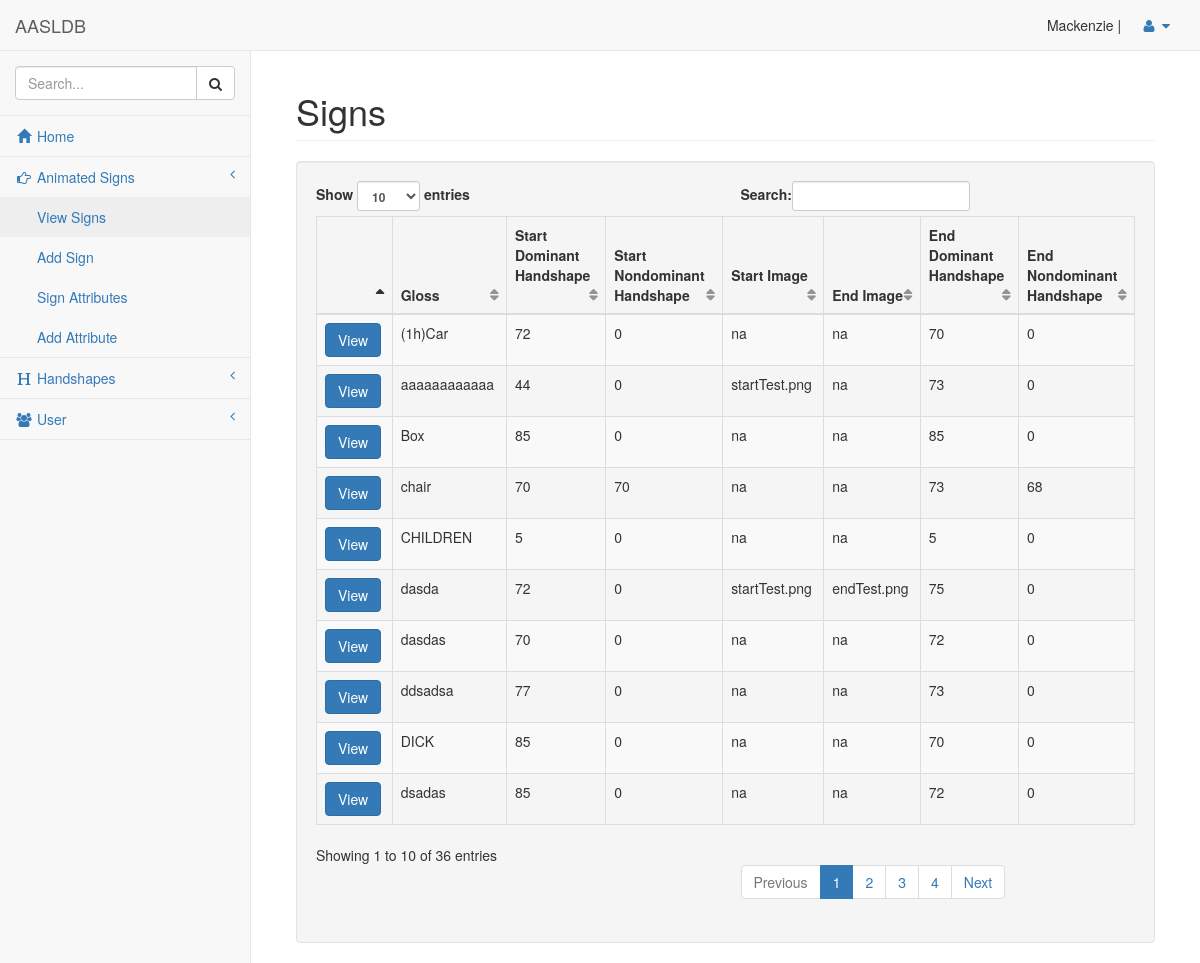
/pages/signList.php (signed in), run on the app's committed database.
### tables this page shows
CREATE TABLE `sign` (
  `embr_xml` text NOT NULL,
  `gloss` varchar(30) NOT NULL,
  `dominant_start_HS` int(11) NOT NULL,
  `dominant_end_HS` int(11) NOT NULL,
  `nondominant_start_HS` int(11) NOT NULL,
  `handedness` int(11) NOT NULL,
  `nondominant_end_HS` int(11) NOT NULL,
  `english_meaning` varchar(100) NOT NULL,
  `start_photo` varchar(50) NOT NULL,
  `end_photo` varchar(50) NOT NULL,
  `finished` int(11) NOT NULL,
  `asllvd_link` varchar(250) NOT NULL
);

### function/getSigns.php (called while the page is built, shortened)
<?php
function getSignList() {
    $sql = "SELECT * FROM sign ORDER BY gloss";
    require '../classes/signClass.php';
    $signs = array();
    include '../include/connection_open.inc.php';
    $result = $conn->query($sql);
    while ($row = $result->fetch_assoc()) {
        $signss = new sign($row["gloss"], $row["dominant_start_HS"], $row["dominant_end_HS"], $row["nondominant_start_HS"], $row["nondominant_end_HS"], $row["english_meaning"], $row["start_photo"], $row["end_photo"], $row["finished"]);
        array_push($signs, $signss);
    }
    return $signs;
}

### classes/signClass.php (called while the page is built, shortened)
<?php
class sign {
    private $_gloss;
    private $_dominant_start_HS;
    private $_dominant_end_HS;
    private $_nondominant_start_HS;
    private $_nondominant_end_HS;
    private $_start_photo;
    private $_end_photo;
    function __construct9($gloss, $dominant_start_HS, $dominant_end_HS, $nondominant_start_HS, $nondominant_end_HS, $english_meaning, $start_photo, $end_photo, $finished) {
        $this->_gloss = $gloss;
        $this->_dominant_start_HS = $dominant_start_HS;
        $this->_dominant_end_HS = $dominant_end_HS;
        $this->_nondominant_start_HS = $nondominant_start_HS;
        $this->_nondominant_end_HS = $nondominant_end_HS;
        $this->_start_photo = $start_photo;
        $this->_end_photo = $end_photo;
    }
    function get_gloss() {
        return $this->_gloss;
    }
    function get_dominant_start_HS() {
        return $this->_dominant_start_HS;
    }
    function get_dominant_end_HS() {
        return $this->_dominant_end_HS;
    }
    function get_nondominant_start_HS() {
        return $this->_nondominant_start_HS;
    }
    function get_nondominant_end_HS() {
        return $this->_nondominant_end_HS;
    }
    function get_start_photo() {
        return $this->_start_photo;
    }
    function get_end_photo() {
        return $this->_end_photo;
    }
}

### pages/signList.php (the view, shortened to what this page needs)
<?php include '../include/header.inc.php'; ?>
<?php include '../function/getSigns.php'; ?>
<div id="wrapper">
    <?php include '../include/navigation.inc.php'; ?>
    <div id="page-wrapper">
        <div class="container-fluid">
            <div class="row">
                <div class="col-lg-12">
                    <h1 class="page-header">Signs</h1>
                </div>
            </div>
            <div class="row">
                <div class="col-lg-12">
                    <div class="well">
                        <table width="100%" class="table table-striped table-bordered table-hover" id="sign-table">
                            <thead>
                                <tr>
                                    <?php
                                    if ($secLevel >= 2) {
                                        echo '<th></th>';
                                    }
                                    ?>
                                    <th>Gloss</th>
                                    <th>Start Dominant Handshape</th>
                                    <th>Start Nondominant Handshape</th>
                                    <th>Start Image</th>
                                    <th>End Image</th>
                                    <th>End Dominant Handshape</th>
                                    <th>End Nondominant Handshape</th>
                                </tr>
                            </thead>
                            <tbody>
                                <?php
                                $s = getSignList();
                                foreach ($s as $printSign) {
                                    $count = 1;
                                    if ($count % 2 != 0) {
                                        echo '<tr class="odd">';
                                    } else {
                                        echo '<tr class="even">';
                                    }
                                    if ($secLevel >= 2) {
                                        echo '<td><button onclick="editS(\'' . $printSign->get_gloss() . '\')" type="button" class="btn btn-primary">View</button></td>';
                                    }
                                    echo '<td>' . $printSign->get_gloss() . '</td>';
                                    echo '<td>' . $printSign->get_dominant_start_HS() . '</td>';
                                    echo '<td>' . $printSign->get_nondominant_start_HS() . '</td>';
                                    echo '<td>' . $printSign->get_start_photo() . '</td>';
                                    echo '<td>' . $printSign->get_end_photo() . '</td>';
                                    echo '<td>' . $printSign->get_dominant_end_HS() . '</td>';
                                    echo '<td>' . $printSign->get_nondominant_end_HS() . '</td>';
                                    echo '</tr>';
                                }
                                ?>
                            </tbody>
                        </table>
                    </div>
                </div>
            </div>
        </div>
    </div>
</div>
<?php include '../include/footer.inc.php'; ?>

### data on the page
sign: gloss "(1h)Car", dominant_start_HS "72", nondominant_start_HS "0", start_photo "na", end_photo "na", dominant_end_HS "70", nondominant_end_HS "0"
sign: gloss "aaaaaaaaaaaa", dominant_start_HS "44", nondominant_start_HS "0", start_photo "startTest.png", end_photo "na", dominant_end_HS "73", nondominant_end_HS "0"
sign: gloss "Box", dominant_start_HS "85", nondominant_start_HS "0", start_photo "na", end_photo "na", dominant_end_HS "85", nondominant_end_HS "0"
sign: gloss "chair", dominant_start_HS "70", nondominant_start_HS "70", start_photo "na", end_photo "na", dominant_end_HS "73", nondominant_end_HS "68"
sign: gloss "CHILDREN", dominant_start_HS "5", nondominant_start_HS "0", start_photo "na", end_photo "na", dominant_end_HS "5", nondominant_end_HS "0"
sign: gloss "dasda", dominant_start_HS "72", nondominant_start_HS "0", start_photo "startTest.png", end_photo "endTest.png", dominant_end_HS "75", nondominant_end_HS "0"
sign: gloss "dasdas", dominant_start_HS "70", nondominant_start_HS "0", start_photo "na", end_photo "na", dominant_end_HS "72", nondominant_end_HS "0"
sign: gloss "ddsadsa", dominant_start_HS "77", nondominant_start_HS "0", start_photo "na", end_photo "na", dominant_end_HS "73", nondominant_end_HS "0"
sign: gloss "DICK", dominant_start_HS "85", nondominant_start_HS "0", start_photo "na", end_photo "na", dominant_end_HS "70", nondominant_end_HS "0"
sign: gloss "dsadas", dominant_start_HS "85", nondominant_start_HS "0", start_photo "na", end_photo "na", dominant_end_HS "72", nondominant_end_HS "0"

### other printed values
$_SESSION["firstName"] "Mackenzie"
